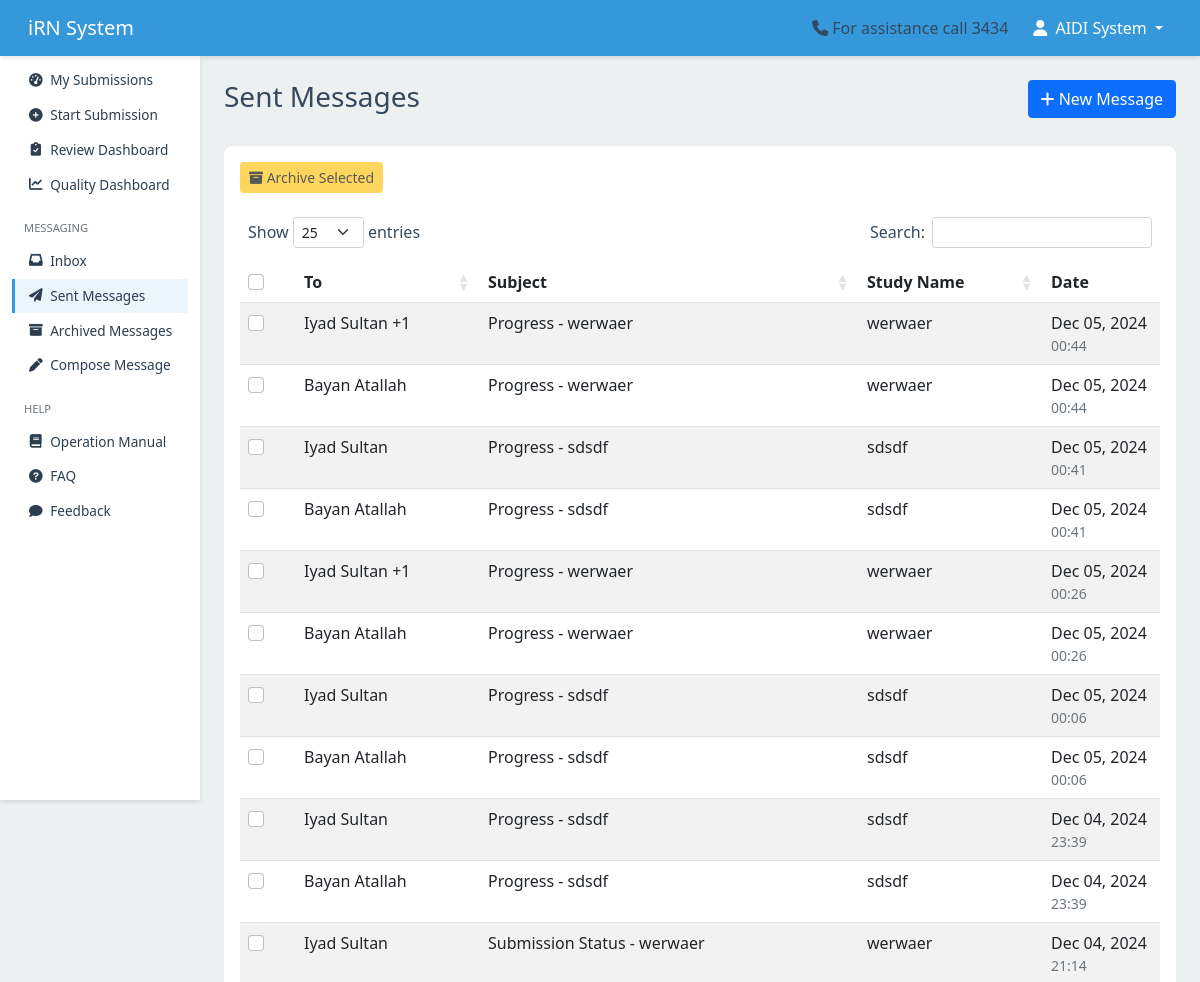
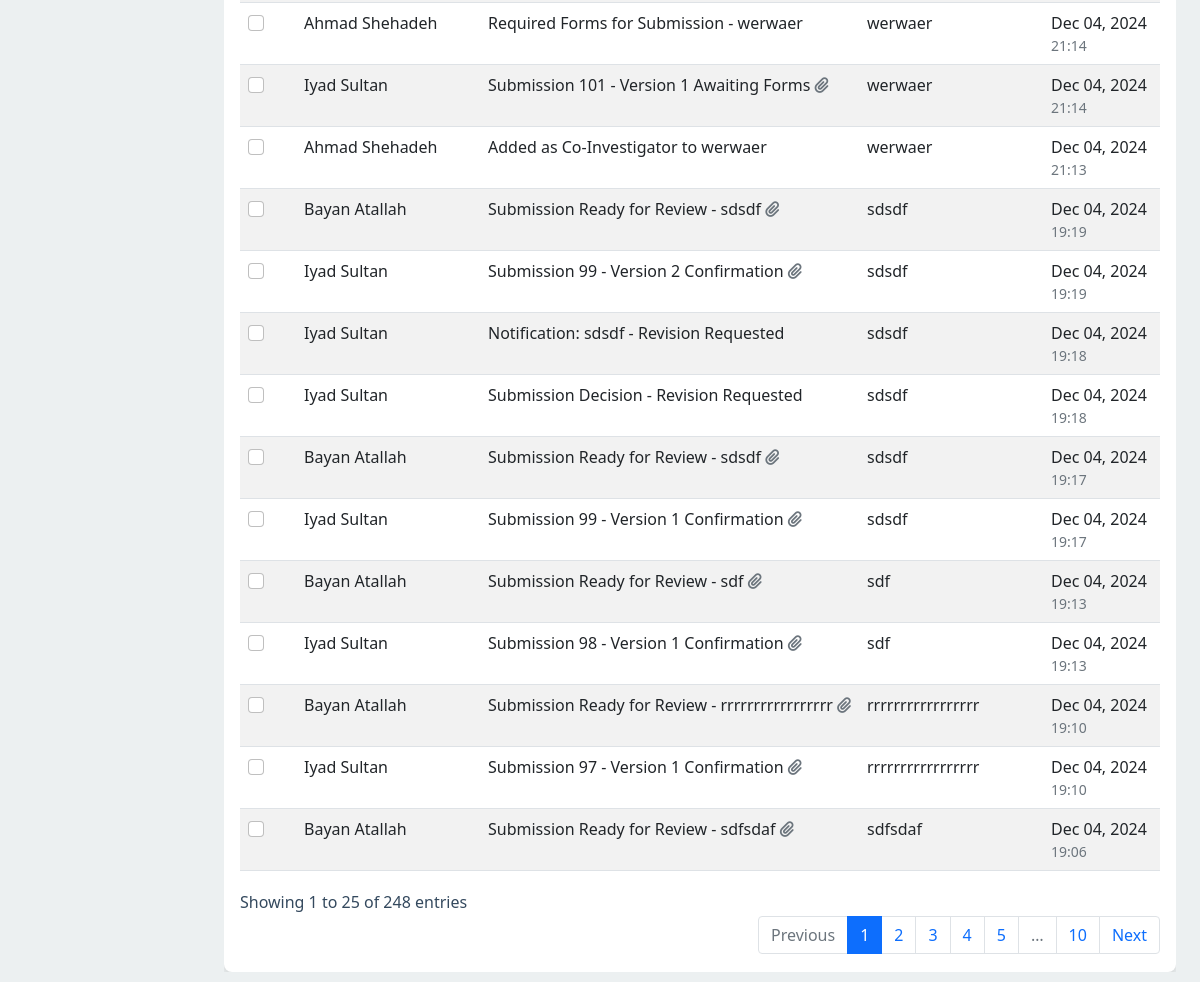
/messaging/sent/ (signed in), run on an earlier commit of the app's database (2 pictures, top to bottom).
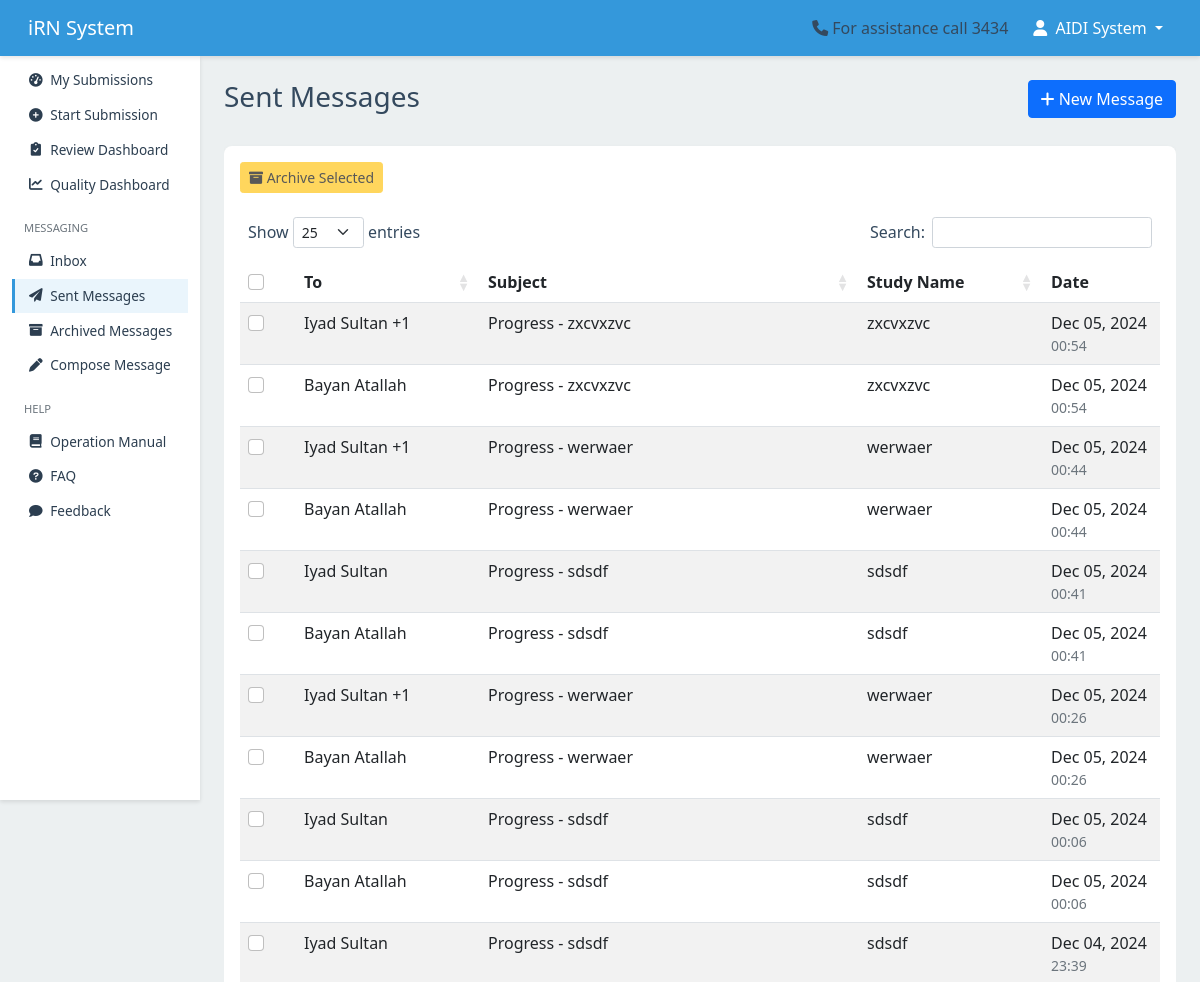
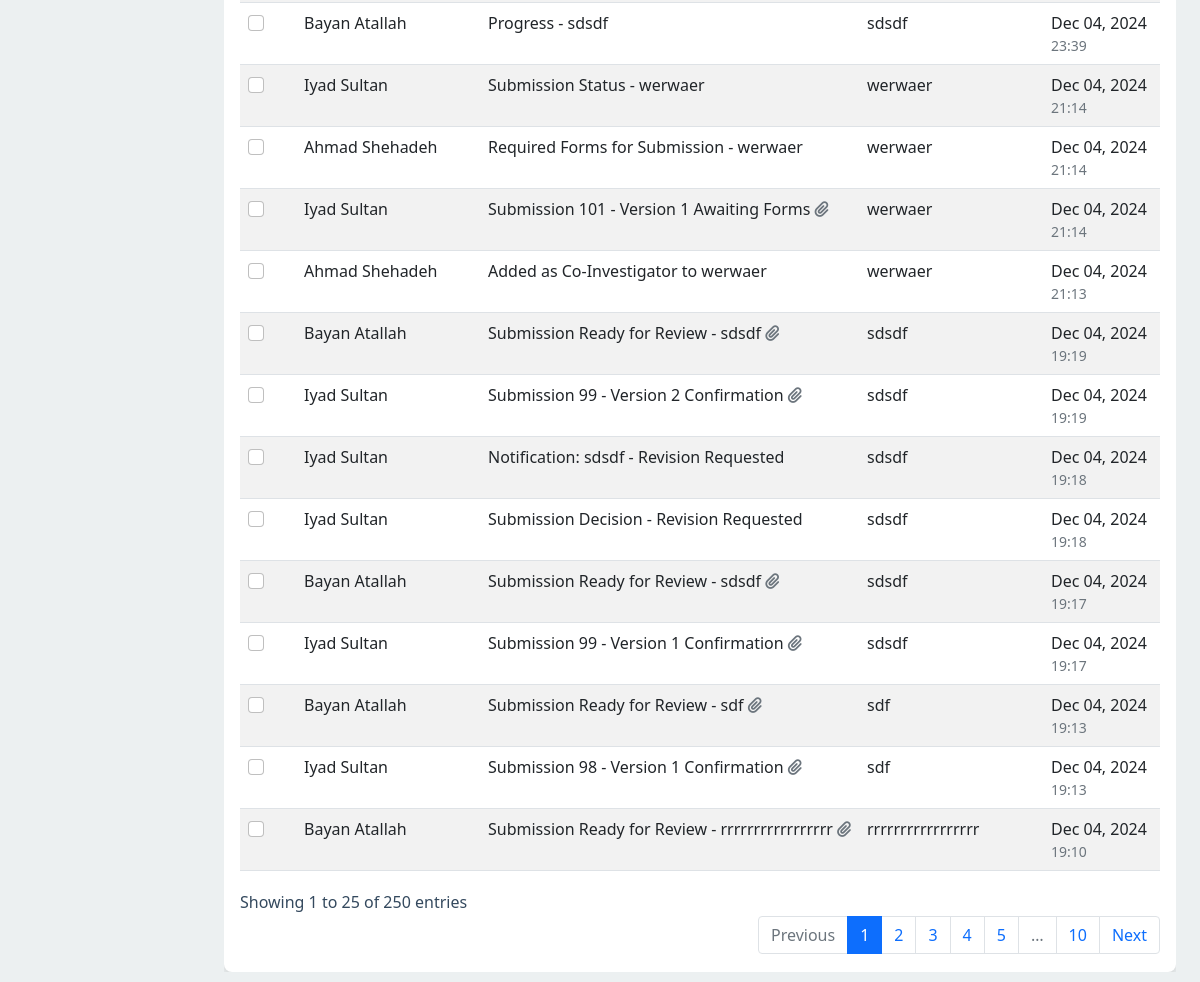
And on a later commit of the database (2 pictures, top to bottom).
### messaging/models.py (models this page shows, shortened)
class Message(models.Model):
    sender = models.ForeignKey(User, related_name='sent_messages', on_delete=models.CASCADE)
    recipients = models.ManyToManyField(User, related_name='received_messages')
    cc = models.ManyToManyField(User, related_name='cc_messages', blank=True)
    bcc = models.ManyToManyField(User, related_name='bcc_messages', blank=True)
    subject = models.CharField(max_length=255)
    body = models.TextField()
    respond_by = models.DateTimeField(default=get_default_respond_by, blank=True, null=True)
    sent_at = models.DateTimeField(auto_now_add=True)
    is_archived = models.BooleanField(default=False)
    hashtags = models.CharField(max_length=255, blank=True, null=True)
    thread_id = models.UUIDField(default=uuid.uuid4, editable=False, null=True, blank=True)
    related_submission = models.ForeignKey(
        'submission.Submission',
        on_delete=models.SET_NULL,
        null=True,
        blank=True,
        related_name='related_messages'
    )
    objects = MessageManager()
    message_type = models.CharField(
    max_length=20,
        choices=[
            ('decision', 'Decision'),
            ('notification', 'Notification'),
            ('general', 'General'),
        ],
        default='general'
)
    def get_recipients_display(self):
        recipients = self.recipients.all()
        if not recipients:
            return "-"
        first_recipient = recipients.first()
        first_name = first_recipient.get_full_name() or first_recipient.username
        if recipients.count() > 1:
            return f"{first_name} +{recipients.count() - 1}"
        return first_name
    class Meta:
        ordering = ['-sent_at']
    def __str__(self):
        return self.subject

### submission/models.py (models this page shows, shortened)
class Submission(models.Model):
    temporary_id = models.AutoField(primary_key=True)
    khcc_number = models.CharField(max_length=20, blank=True, null=True, unique=True)
    title = models.CharField(max_length=255)
    primary_investigator = models.ForeignKey(
        User, related_name='primary_investigations', on_delete=models.CASCADE
    )
    study_type = models.ForeignKey(StudyType, on_delete=models.SET_NULL, null=True)
    status = models.CharField(
        max_length=50,
        choices=get_submission_status_choices,
        default='draft'
    )
    date_created = models.DateTimeField(auto_now_add=True)
    last_modified = models.DateTimeField(auto_now=True)
    date_submitted = models.DateTimeField(blank=True, null=True)
    version = models.PositiveIntegerField(default=1)
    is_locked = models.BooleanField(default=False)
    is_archived = models.BooleanField(default=False)
    archived_at = models.DateTimeField(null=True, blank=True)
    show_in_irb = models.BooleanField(default=False, help_text="Toggle visibility for IRB members")
    show_in_rc = models.BooleanField(default=False, help_text="Toggle visibility for RC members")
    submitted_by = models.ForeignKey(
        User,
        related_name='submitted_submissions',
        on_delete=models.SET_NULL,
        null=True,
        blank=True,
        help_text="User who submitted the submission"
    )

### messaging/views.py (the view)
# urls.py: path('sent/', views.sent_messages, name='sent_messages'),
@login_required
def sent_messages(request):
    messages_list = Message.objects.filter(
        sender=request.user,
        is_archived=False
    ).select_related(
        'sender',
        'related_submission'
    ).prefetch_related(
        'recipients',
        'attachments'
    ).order_by('-sent_at')
    archive_success = request.session.pop('archive_success', None)
    if archive_success:
        messages.success(request, archive_success)
    context = {
        'messages': messages_list,
        'is_archived': False,
        'view_type': 'sent',
        'can_archive': True,
    }
    return render(request, 'messaging/sent_messages.html', context)

### messaging/templates/messaging/sent_messages.html (shortened to what this page needs)
{% extends 'users/base.html' %}
{% load static %}
{% load messaging_extras %}
{% load message_tags %}
{% block page_specific_css %}
<link rel="stylesheet" type="text/css" href="https://cdn.datatables.net/1.10.24/css/dataTables.bootstrap5.min.css">
{% endblock %}
{% block content %}
<div class="messages-container">
    <div class="row mb-4">
        <div class="col">
            <h1 class="h3">{% if is_archived %}Archived Messages{% else %}Sent Messages{% endif %}</h1>
        </div>
        <div class="col-auto">
            <a href="{% url 'messaging:compose_message' %}" class="btn btn-primary">
                <i class="fas fa-plus"></i> New Message
            </a>
        </div>
    </div>
    <div class="card">
        <div class="card-body">
            {% if not is_archived %}
            <div class="action-buttons">
                <button type="button" class="btn btn-warning btn-sm" id="archive-selected" disabled>
                </button>
            </div>
            {% endif %}
            <div class="table-responsive">
                <table id="messages-table" class="table table-striped table-hover">
                    <thead>
                        <tr>
                            {% if not is_archived %}
                            <th class="checkbox-column">
                                <input type="checkbox" class="form-check-input" id="select-all">
                            </th>
                            {% endif %}
                            <th class="recipient-column">To</th>
                            <th class="subject-column">Subject</th>
                            <th class="study-column">Study Name</th>
                            <th class="date-column">Date</th>
                        </tr>
                    </thead>
                    <tbody>
                        {% for message in messages %}
                        <tr data-message-id="{{ message.id }}">
                            {% if not is_archived %}
                            <td class="checkbox-column">
                                <input type="checkbox" class="form-check-input message-checkbox"
                                       value="{{ message.id }}">
                            </td>
                            {% endif %}
                            <td class="recipient-column">
                                <span class="text-truncate">
                                    {{ message.get_recipients_display }}
                                </span>
                            </td>
                            <td class="subject-column">
                                <a href="{% url 'messaging:view_message' message.id %}" class="message-link">
                                    {{ message.subject }}
                                    {% if message.attachments.exists %}
                                        <i class="fas fa-paperclip text-muted"></i>
                                    {% endif %}
                                </a>
                            </td>
                            <td class="study-column">
                                <span class="text-truncate">{{ message.related_submission.title|default:"-" }}</span>
                            </td>
                            <td class="date-column" data-order="{{ message.sent_at|date:'Y-m-d H:i:s' }}">
                                {{ message.sent_at|date:"M d, Y" }}
                                <small class="text-muted d-block">{{ message.sent_at|date:"H:i" }}</small>
                            </td>
                        </tr>
                        {% endfor %}
                    </tbody>
                </table>
            </div>
        </div>
    </div>
</div>
{% endblock %}

What changed in the data, as far as the page shows it:
no longer on this page (row unchanged): Message: recipients "Iyad Sultan", subject "Submission 97 - Version 1 Confirmation", related_submission "rrrrrrrrrrrrrrrrr", sent_at "Dec 04, 2024", sent_at "19:10"
no longer on this page (row unchanged): Message: recipients "Bayan Atallah", subject "Submission Ready for Review - sdfsdaf", related_submission "sdfsdaf", sent_at "Dec 04, 2024", sent_at "19:06"
added Message: recipients "Iyad Sultan +1", subject "Progress - zxcvxzvc", related_submission "zxcvxzvc", sent_at "Dec 05, 2024", sent_at "00:54"
added Message: recipients "Bayan Atallah", subject "Progress - zxcvxzvc", related_submission "zxcvxzvc", sent_at "Dec 05, 2024", sent_at "00:54"
Also different on the page:
text written by a page script: "Show entries Search: Showing 1 to 25 of 248 entries Previous 1 2 3 4 5 … 10 Next" → "Show entries Search: Showing 1 to 25 of 250 entries Previous 1 2 3 4 5 … 10 Next"
